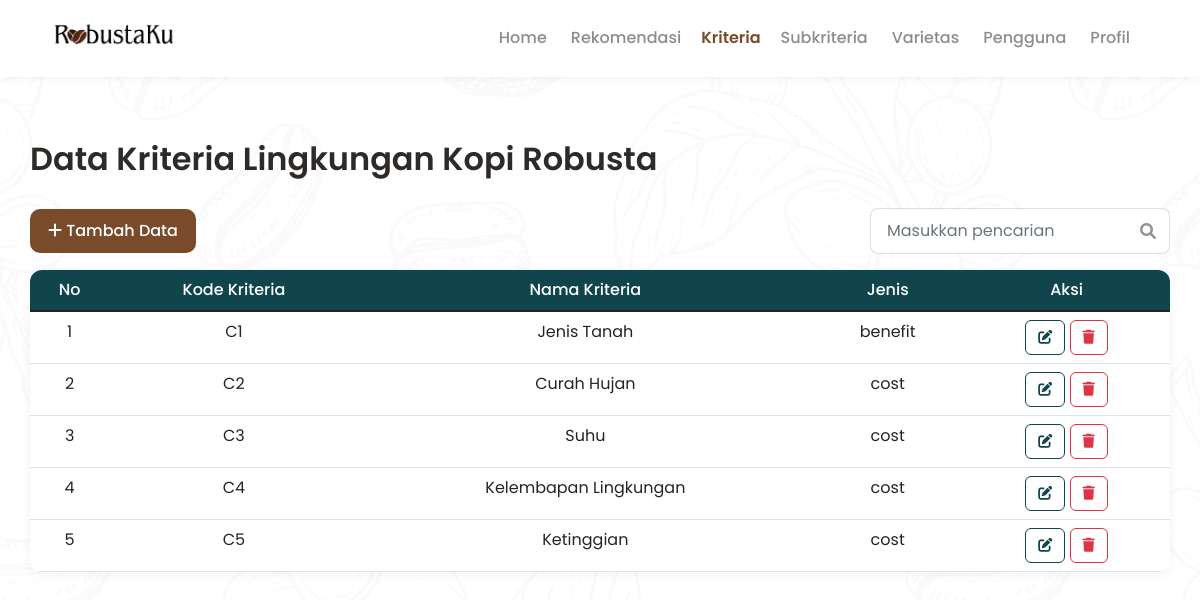
The app's page /kriteria.php (signed in), older data.
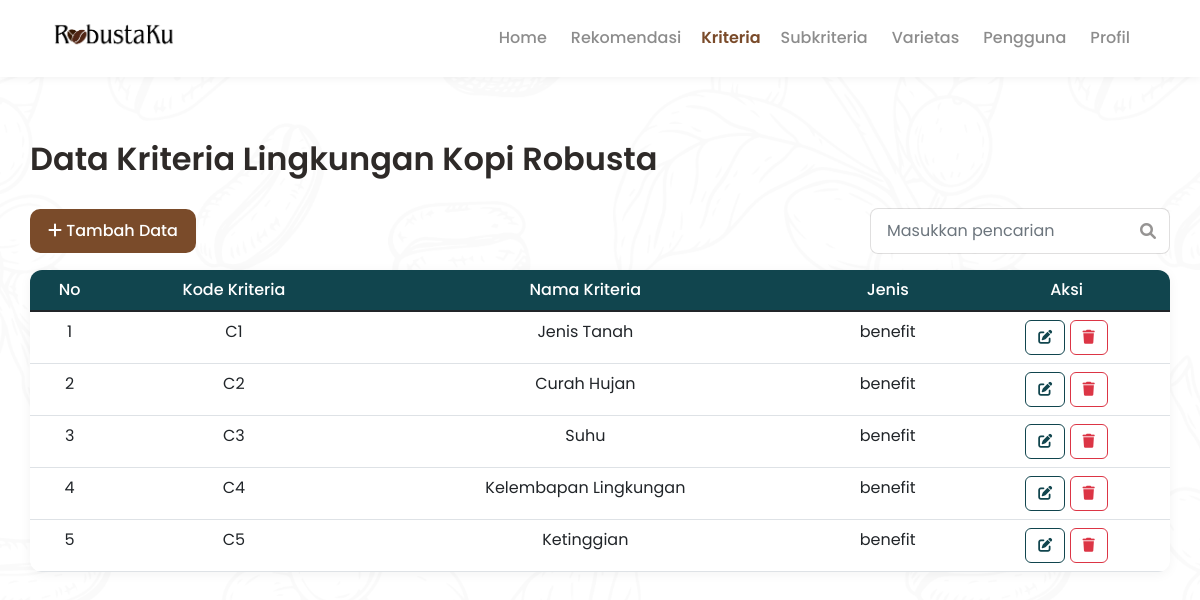
The same page, newer data.
### tables this page shows
CREATE TABLE `kriteria` (
  `id_kriteria` int(11) NOT NULL,
  `kode_kriteria` varchar(20) NOT NULL,
  `nama_kriteria` varchar(50) NOT NULL,
  `jenis_kriteria` set('benefit','cost') NOT NULL
);

### kriteria.php (the view, shortened to what this page needs)
<?php
include "koneksi.php";
$query = mysqli_query($koneksi, "SELECT * FROM kriteria ORDER BY id_kriteria ASC");
?>
<!DOCTYPE html>
<html lang="id">
<head>
    <link href="https://cdn.jsdelivr.net/npm/bootstrap@5.1.3/dist/css/bootstrap.min.css" rel="stylesheet">
    <link rel="stylesheet" href="https://cdnjs.cloudflare.com/ajax/libs/font-awesome/6.0.0/css/all.min.css">
    <link href="css/style.css" rel="stylesheet" />
</head>
<body>
    <nav class="navbar navbar-expand-lg navbar-custom">
        <div class="container">
            <div class="brand-wrap">
                <a href="homepage.php"><img src="assets/img/logo_robustaku.png" alt="RobustaKu Logo"></a>
            </div>
            <div class="collapse navbar-collapse justify-content-end" id="navMenu">
                <ul class="navbar-nav align-items-center me-3">
                    <li class="nav-item"><a class="nav-link unactive" href="homepage.php">Home</a></li>
                    <li class="nav-item"><a class="nav-link unactive" href="rekomendasi.php">Rekomendasi</a></li>
                    <li class="nav-item"><a class="nav-link active" href="kriteria.php">Kriteria</a></li>
                    <li class="nav-item"><a class="nav-link unactive" href="subkriteria.php">Subkriteria</a></li>
                    <li class="nav-item"><a class="nav-link unactive" href="varietas.php">Varietas</a></li>
                    <li class="nav-item"><a class="nav-link unactive" href="pengguna.php">Pengguna</a></li>
                    <li class="nav-item"><a class="nav-link unactive" href="profil.php">Profil</a></li>
                </ul>
            </div>
        </div>
    </nav>
    <div class="container container-content">
        <h2>Data Kriteria Lingkungan Kopi Robusta</h2>
        <div class="d-flex justify-content-between align-items-center mb-3">
            <button class="btn-primary" data-bs-toggle="modal" data-bs-target="#modalTambah">
                <i class="fas fa-plus"></i> Tambah Data
            </button>
            <div class="search-box">
                <input type="text" id="searchInput" class="form-control" placeholder="Masukkan pencarian">
                <i class="fas fa-search"></i>
            </div>
        </div>
        <div class="table-container">
            <table class="table table-hover mb-0" id="dataTable">
                <thead>
                    <tr>
                        <th>No</th>
                        <th>Kode Kriteria</th>
                        <th>Nama Kriteria</th>
                        <th>Jenis</th>
                        <th>Aksi</th>
                    </tr>
                </thead>
                <tbody>
                    <?php
                    $no = 1;
                    while ($data = mysqli_fetch_array($query)) {
                        echo "<tr>
                                <td>{$no}</td>
                                <td>{$data['kode_kriteria']}</td>
                                <td>{$data['nama_kriteria']}</td>
                                <td>{$data['jenis_kriteria']}</td>
                                <td>
                                    <button class='btn-edit' onclick='editData({$data['id_kriteria']}, \"{$data['kode_kriteria']}\", \"{$data['nama_kriteria']}\", \"{$data['jenis_kriteria']}\")'>
                                        <i class='fas fa-edit'></i>
                                    </button>
                                    <button class='btn-hapus' onclick='hapusData({$data['id_kriteria']}, \"{$data['kode_kriteria']}\")'>
                                        <i class='fas fa-trash'></i>
                                    </button>
                                </td>
                              </tr>";
                        $no++;
                    }
                    ?>
                </tbody>
            </table>
        </div>
    </div>
    <body class="page-kriteria">
    </body>
</body>
</html>

### css/style.css (style rules this page uses)
:root { --robusta-brown: #7a4b2a; --robusta-brown-dark: #6b3f22; --text-dark: #2e2a28; --overlay: rgba(0,0,0,0.45); }
html, body { padding-top: 50px; height: 100%; margin: 0; font-family: "Poppins", sans-serif; -webkit-font-smoothing: antialiased; -moz-osx-font-smoothing: grayscale; color: var(--text-dark); background-color: #ffffff; background-image: url('../assets/img/coffeepattern.png'); background-attachment: fixed; background-repeat: repeat; background-position: center; background-size: 100%; }
.navbar-custom { position: fixed; top: 0; left: 0; right: 0; width: 100%; background: #fff; padding: 14px 0; box-shadow: 0 2px 8px rgba(0,0,0,0.05); z-index: 9999 !important; }
.navbar .container { max-width: 1140px; }
.brand-wrap { display: flex; align-items: center; gap: 12px; }
.brand-wrap img { width: 140px; height: auto; display: block; }
.nav-link { color: var(--robusta-brown); font-weight: 600; padding: 8px 12px; }
.navbar .nav-link.unactive { color: rgba(0,0,0,0.45); font-weight: 500; padding: 8px 12px; }
.container-content { padding: 40px 0; }
h2 { font-weight: 600; color: var(--text-dark); margin-bottom: 30px; }
.btn-primary { background: var(--robusta-brown); color: #fff; border: none; padding: 10px 18px; border-radius: 10px; font-weight:500; }
.table-container { background: #fff; border-radius: 12px; box-shadow: 0 2px 12px rgba(0,0,0,0.05); overflow: hidden; margin-bottom: 30px; }
table { margin: 0; }
thead { background: #11454E; color: #fff; }
thead th { font-weight: 500; padding: 16px; border: none; text-align: center; }
tbody td { padding: 14px 16px; vertical-align: center; text-align: center; }
tbody tr { padding: 14px 16px; vertical-align: center; }
.btn-edit { background: transparent; border: 1px solid #11454E; color: #11454E; padding: 6px 12px; border-radius: 6px; font-size: 14px; cursor: pointer; }
.btn-hapus { background: transparent; border: 1px solid #dc3545; color: #dc3545; padding: 6px 12px; border-radius: 6px; font-size: 14px; cursor: pointer; }
.search-box { position: relative; max-width: 300px; }
.search-box input { border-radius: 8px; border: 1px solid rgba(46,42,40,0.15); padding: 10px 40px 10px 16px; width: 100%; }
.search-box i { position: absolute; right: 14px; top: 50%; transform: translateY(-50%); color: rgba(46,42,40,0.5); }

Row changes from the older to the newer data that the page shows:
changed kriteria "Curah Hujan": jenis_kriteria "cost" → "benefit"
changed kriteria "Suhu": jenis_kriteria "cost" → "benefit"
changed kriteria "Kelembapan Lingkungan": jenis_kriteria "cost" → "benefit"
changed kriteria "Ketinggian": jenis_kriteria "cost" → "benefit"
